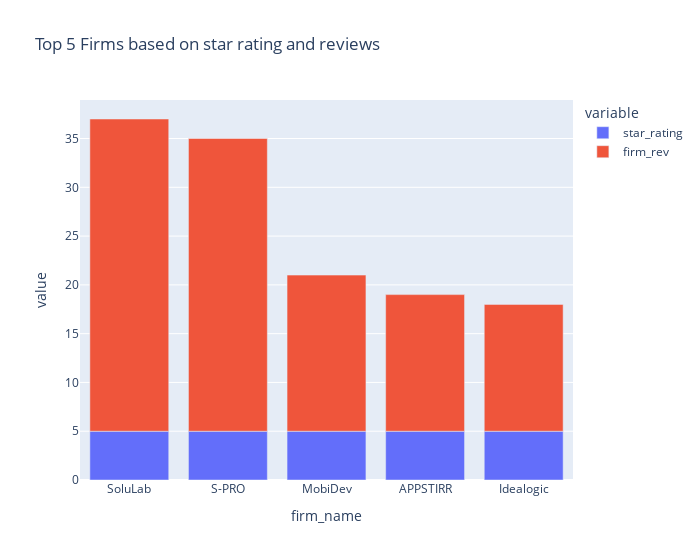

Write notebook code for a chart like this one.
### Code cell
top5_str_rev = all_df.sort_values(by=['star_rating', 'firm_rev'], ascending=False)[:5]
px.bar(top5_str_rev, 'firm_name', ['star_rating', 'firm_rev'], width=700, title='Top 5 Firms based on star rating and reviews')

### Figure 1 — Plotly figure (JSON) as saved in the notebook; plotly's stock layout.template omitted (floating-point values rounded to 4 significant figures)
{"data": [{"alignmentgroup": "True", "hovertemplate": "variable=star_rating<br>firm_name=%{x}<br>value=%{y}<extra></extra>", "legendgroup": "star_rating", "marker": {"color": "#636efa", "pattern": {"shape": ""}}, "name": "star_rating", "offsetgroup": "star_rating", "orientation": "v", "showlegend": true, "textposition": "auto", "type": "bar", "x": ["SoluLab", "S-PRO", "MobiDev", "APPSTIRR", "Idealogic"], "xaxis": "x", "y": [5, 5, 5, 5, 5], "yaxis": "y"}, {"alignmentgroup": "True", "hovertemplate": "variable=firm_rev<br>firm_name=%{x}<br>value=%{y}<extra></extra>", "legendgroup": "firm_rev", "marker": {"color": "#EF553B", "pattern": {"shape": ""}}, "name": "firm_rev", "offsetgroup": "firm_rev", "orientation": "v", "showlegend": true, "textposition": "auto", "type": "bar", "x": ["SoluLab", "S-PRO", "MobiDev", "APPSTIRR", "Idealogic"], "xaxis": "x", "y": [32, 30, 16, 14, 13], "yaxis": "y"}], "layout": {"barmode": "relative", "legend": {"title": {"text": "variable"}, "tracegroupgap": 0}, "title": {"text": "Top 5 Firms based on star rating and reviews"}, "width": 700, "xaxis": {"anchor": "y", "domain": [0, 1], "title": {"text": "firm_name"}}, "yaxis": {"anchor": "x", "domain": [0, 1], "title": {"text": "value"}}}}
